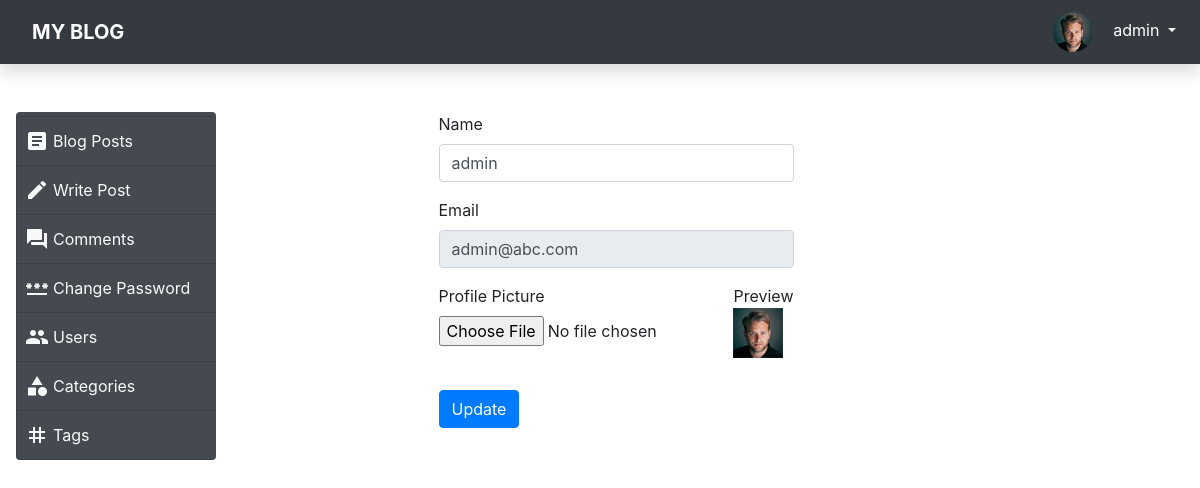
The page /site/admin/profile.php (signed in) on the database its author committed.
### tables this page shows
CREATE TABLE `users` (
  `id` int(11) NOT NULL AUTO_INCREMENT,
  `name` varchar(200) NOT NULL,
  `email` varchar(100) NOT NULL,
  `password` varchar(100) NOT NULL,
  `profile_pic_path` varchar(100) DEFAULT NULL,
  `is_admin` tinyint(1) NOT NULL DEFAULT '0',
  PRIMARY KEY (`id`),
  UNIQUE KEY `user_email` (`email`)
);

### site/src/DB.php (called while the page is built, shortened)
<?php
class DB
{
    private static $conn;
    public static function conn(): mysqli
    {
        if (!isset(self::$conn))
            self::$conn = new mysqli('localhost', 'id16518670_root', '9<!gVi{3m{/otZD=', 'id16518670_new_blog_db');
        return self::$conn;
    }
    public static function getUserById($id): ?User
    {
        $userRes = self::conn()->query("SELECT * from users where id = $id")->fetch_assoc();
        return new User($userRes['id'], $userRes['name'], $userRes['email'], $userRes['password'], $userRes['profile_pic_path'], $userRes['is_admin']);
    }
}

### site/src/models/User.php (called while the page is built, shortened)
<?php
class User
{
    public function __construct($id, $name, $email, $password, $profile_pic_path, $isAdmin = false)
    {
        $this->name = $name;
        $this->email = $email;
        $this->profile_pic_path = $profile_pic_path;
        $this->isAdmin = $isAdmin;
    }
}

### site/admin/profile.php (the view, shortened to what this page needs)
<?php
$user = DB::getUserById($_SESSION['user_id']);
?>
<!doctype html>
<html lang="en">
<head>
    <link rel="stylesheet" href="https://stackpath.bootstrapcdn.com/font-awesome/4.7.0/css/font-awesome.min.css"
>
    <link rel="stylesheet" href="../css/bootstrap.css">
    <link rel="stylesheet" href="style.css">
</head>
<body>
<nav class="py-1 navbar navbar-expand-sm bg-dark navbar-dark shadow" style="z-index: 1000000;">
    <div class="navbar-brand mr-auto">
        <a href="../index.php" class="nav-link text-uppercase brand-font text-white font-weight-bolder">My Blog</a>
    </div>
    <div class="collapse navbar-collapse" id="navContent">
        <div class="w-100 navbar-nav d-flex justify-content-sm-end align-items-end">
            <div class="dropdown">
                <a class="dropdown-toggle nav-link text-white text-right active" type="button"
                   id="dropdownMenuButton"
                   data-toggle="dropdown" aria-haspopup="true" aria-expanded="false">
                    <img style="height: 40px;" class="p-0 w-auto rounded-circle mr-3"
                         src="<?php echo $user->profile_pic_path ?>" alt="profile picture">
                    <?php echo $user->name ?>
                </a>
            </div>
        </div>
    </div>
</nav>
<div class="container-fluid">
    <div class="row mt-5 position-relative">
        <div class="col-3 col-md-2 p-0 m-0 pt-1 h-100 ml-md-3 rounded"
             style="background-color: #444a50; position: sticky; top: 1px;">
            <ul class="list-group p-0">
                <li class="px-2 list-group-item border-right-0 ">
                    <a href="index.php" class="text-light d-flex align-bottom">
                        <span class="material-icons mr-1">article</span>
                        <span class="d-none d-sm-inline">Blog Posts</span>
                    </a>
                </li>
                <li class="px-2 list-group-item border-right-0 ">
                    <a href="post-create.php" class="text-light d-flex align-bottom">
                        <span class="material-icons mr-1">edit</span>
                        <span class="d-none d-sm-inline">Write Post</span>
                    </a>
                </li>
                <li class="px-2 list-group-item border-right-0">
                    <a href="comments.php" class="text-light d-flex align-bottom">
                        <span class="material-icons mr-1">forum</span>
                        <span class="d-none d-sm-inline">Comments</span>
                    </a>
                </li>
                <li class="px-2 list-group-item  border-right-0">
                    <a href="change-password.php" class="text-light d-flex align-bottom">
                        <span class="material-icons mr-1">password</span>
                        <span class="d-none d-sm-inline">Change Password</span>
                    </a>
                </li>
                <?php if ($user->isAdmin) { ?>
                    <li class="px-2 list-group-item border-right-0">
                        <a href="users.php" class="text-light d-flex align-bottom">
                            <span class="material-icons mr-1">people</span>
                            <span class="d-none d-sm-inline">Users</span>
                        </a>
                    </li>
                    <li class="px-2 list-group-item border-right-0">
                        <a href="categories.php" class="text-light d-flex align-bottom">
                            <span class="material-icons mr-1">category</span>
                            <span class="d-none d-sm-inline">Categories</span>
                        </a>
                    </li>
                    <li class="px-2 list-group-item border-right-0">
                        <a href="tags.php" class="text-light d-flex align-bottom">
                            <span class="material-icons mr-1">tag</span>
                            <span class="d-none d-sm-inline">Tags</span>
                        </a>
                    </li>
                <?php } ?>
            </ul>
        </div>
        <div class="col-7 col-md-8 mb-3">
            <form class=" col-10 col-md-6 mx-auto" method="post" action="profile.php" enctype="multipart/form-data">
                <div class="form-group">
                    <label for="username">Name</label>
                    <input name="name" type="text" class="form-control" id="username"
                           value="<?php echo $user->name; ?>">
                </div>
                <div class="form-group">
                    <label for="inputEmail4">Email</label>
                    <input readonly type="email" class="form-control" id="inputEmail4"
                           value="<?php echo $user->email ?>">
                </div>
                <div class="form-group form-row">
                    <div class="col-8">
                        <label for="prof_pic">Profile Picture</label>
                        <input type="file" class="form-control-file" id="prof_pic" name="profile_pic">
                    </div>
                    <div class="col-4 d-flex flex-column align-items-end">
                        <figure>
                            <figcaption>Preview</figcaption>
                            <img style="width: 50px" src="<?php echo $user->profile_pic_path ?>"
                                 alt="Profile Picture Preview">
                        </figure>
                    </div>
                </div>
                <button type="submit" class="btn btn-primary" name="submit">Update</button>
            </form>
        </div>
    </div>
</div>
</body>
</html>

### site/admin/style.css (style rules this page uses)
li.list-group-item { background-color: transparent; }

### rows shown on the page
users: profile_pic_path (picture), name "admin", email "admin@abc.com"
